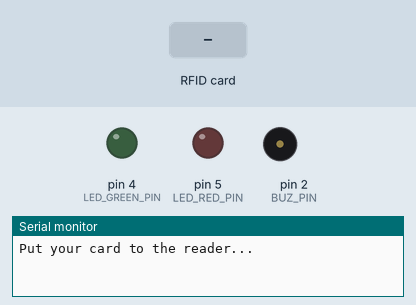
Recording of a sketch running on a simulated Arduino Uno, built with avr-gcc and run on an emulated ATmega328P. On the bench: output pins drawn as LEDs (lit = HIGH), buzzer (waves = sounding), the last lines printed to the serial monitor. The test bench sets the inputs (shaded band). Pins used as bus, display or sensor lines are not drawn.

Above: at 1.2 s.
1.3 s: RFID card E6 03 48 83 held to the reader
At 1.95 s:
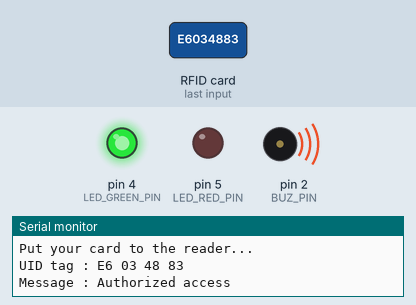
At 2.4 s:
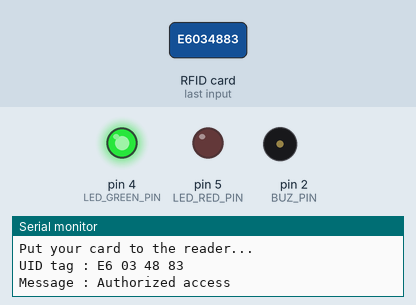
Timing chart, 0 to 8.6 s (numbered marks = the images above; inputs shaded):
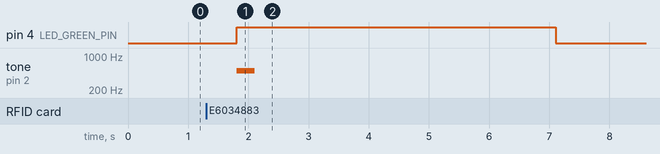

The sketch:

arduino-sensor-rfid-com-alarme.ino
```cpp
#include <SPI.h> // biblioteca interface de comunicação com o sensor
#include <MFRC522.h> // biblioteca para o RFID

#define SS_PIN 10
#define RST_PIN 9
#define LED_GREEN_PIN 4 //define green LED pin
#define LED_RED_PIN 5 //define red LED
#define BUZ_PIN 2 //buzzer pin
MFRC522 mfrc522(SS_PIN, RST_PIN);   // Create MFRC522 instance.

void setup()
{
  Serial.begin(9600);   // Initiate a serial communication
  SPI.begin();      // Initiate  SPI bus
  mfrc522.PCD_Init();   // Initiate MFRC522

  pinMode(LED_GREEN_PIN, OUTPUT);
  pinMode(LED_RED_PIN, OUTPUT);
  pinMode(BUZ_PIN, OUTPUT);
  noTone(BUZ_PIN);
  Serial.println("Put your card to the reader...");
  Serial.println();

}
void loop()
{
  // Look for new cards
  if ( ! mfrc522.PICC_IsNewCardPresent())
  {
    return;
  }
  // Select one of the cards
  if ( ! mfrc522.PICC_ReadCardSerial())
  {
    return;
  }
  //Show UID on serial monitor
  Serial.print("UID tag :");
  String content= "";
  byte letter;
  for (byte i = 0; i < mfrc522.uid.size; i++)
  {
     Serial.print(mfrc522.uid.uidByte[i] < 0x10 ? " 0" : " ");
     Serial.print(mfrc522.uid.uidByte[i], HEX);
     content.concat(String(mfrc522.uid.uidByte[i] < 0x10 ? " 0" : " "));
     content.concat(String(mfrc522.uid.uidByte[i], HEX));
  }
  Serial.println();
  Serial.print("Message : ");
  content.toUpperCase();
  if (content.substring(1) == "E6 03 48 83") //change here the UID of the card/cards that you want to give access
  {
    Serial.println("Authorized access");
    Serial.println();
    delay(500);
    digitalWrite(LED_GREEN_PIN, HIGH);
    tone(BUZ_PIN, 500);
    delay(300);
    noTone(BUZ_PIN);
    delay(5000);
    digitalWrite(LED_GREEN_PIN, LOW);
  }

 else   {
    Serial.println(" Access denied");
    digitalWrite(LED_RED_PIN, HIGH);
    tone(BUZ_PIN, 300);
    delay(1000);
    digitalWrite(LED_RED_PIN, LOW);
    noTone(BUZ_PIN);
  }
}
```

Measured:
- after the input at 1.3 s, pin 4 (LED_GREEN_PIN): LOW → HIGH after 0.51 s, → LOW 5.3 s later; tone on pin 2 (BUZ_PIN): silent → 500 Hz after 0.51 s, → silent 0.30 s later
